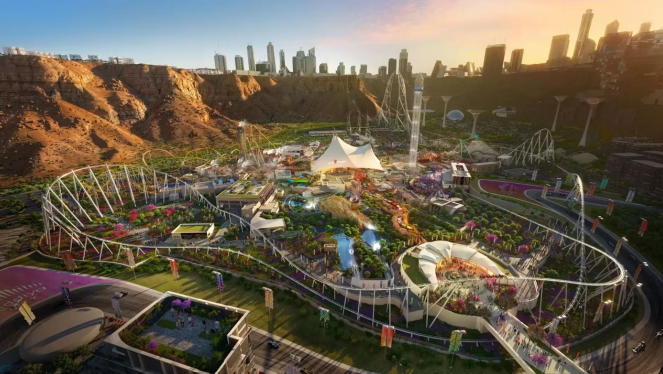
#> input picture assets/images/6F.png, 1326 x 747 px, found by its file name (shown at 1/2 size)
$ python prepare_previews.py
#> lines starting #> are read from the running program, lines starting #| are printed output that depends on the picture
"""Create small card images; keep every original untouched for the galleries."""
from pathlib import Path
from PIL import Image, ImageOps

ROOT = Path(__file__).resolve().parent.parent
sources = {
    1: "6F.png",
    2: "SPEED PARK/msp01.png",
    3: "HOAS PROJECT/hoas.png",
    4: "02.png",
    5: "03.png",
    6: "H09/image.jpg",
    7: "AHAUD ROFIDA HOTEL/Screenshot 2026-04-05 223829.png",
    8: "ELMAWAHAEB SCHOOL/Screenshot 2026-04-05 232938.png",
    9: "AMALAA/Screenshot 2026-04-05 235853.png",
    13: "SEDRA/7.png",
    10: "ADDIN/1.png", 11: "ADDIN/2.png", 12: "ADDIN/3.png",
    14: "ADDIN/4.png", 15: "ADDIN/5.png",
}
out = ROOT / "assets/previews"
out.mkdir(parents=True, exist_ok=True)
for key, source in sources.items():
    with Image.open(ROOT / "assets/images" / source) as image:
#> image is the input picture: PIL image 1326x747 RGBA; mean R, G, B, A 103.9, 93.5, 76.2, 255
        image = ImageOps.exif_transpose(image).convert("RGB")
#> image: PIL image 1326x747 RGB
        image.thumbnail((1100, 750), Image.Resampling.LANCZOS)
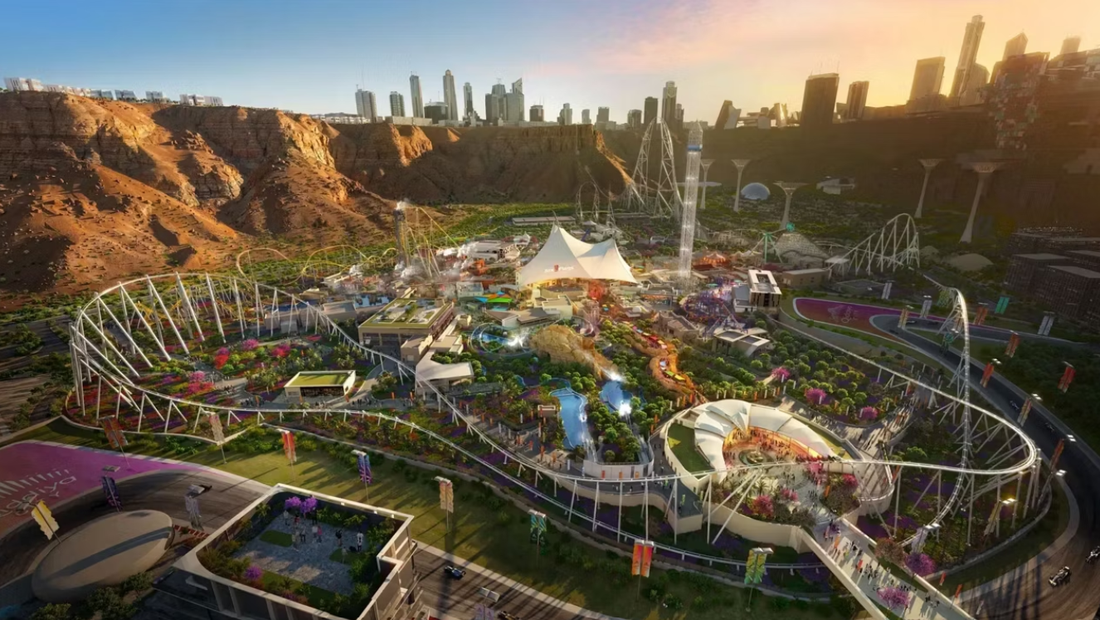
#> image: PIL image 1100x620 RGB; mean R, G, B 103.9, 93.5, 76.2
        image.save(out / f"project-{key}.webp", quality=83, method=6)
#> pass 2 of the loop `for key, source in sources.items():`:
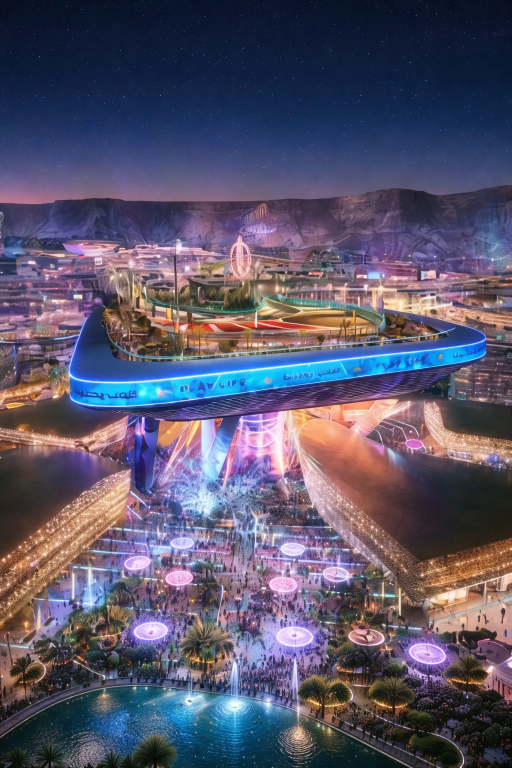
#> input picture SPEED PARK/msp01.png, 1024 x 1536 px, found by its file name (shown at 1/2 size)
#> image is the input picture: PIL image 1024x1536 RGB; mean R, G, B 89.1, 84.6, 106.2
#> `image.thumbnail((1100, 750), Image.Resampling.LANCZOS)`:
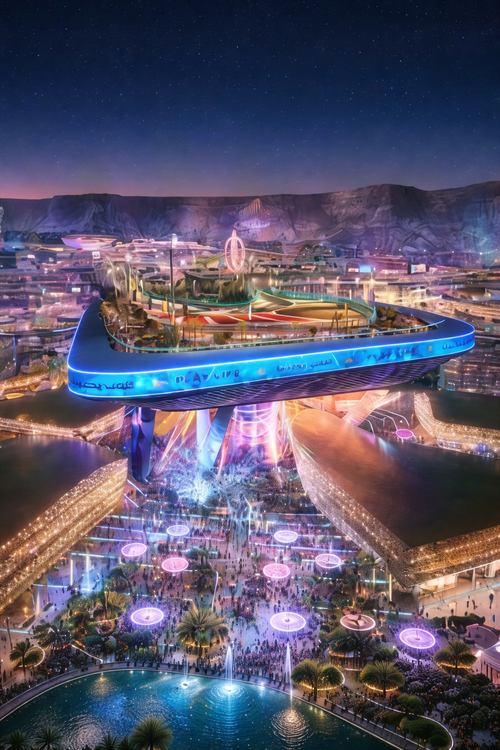
#> image: PIL image 500x750 RGB; mean R, G, B 89.1, 84.6, 106.2
#> (the run stopped early here; a loop or call above may not have finished)
